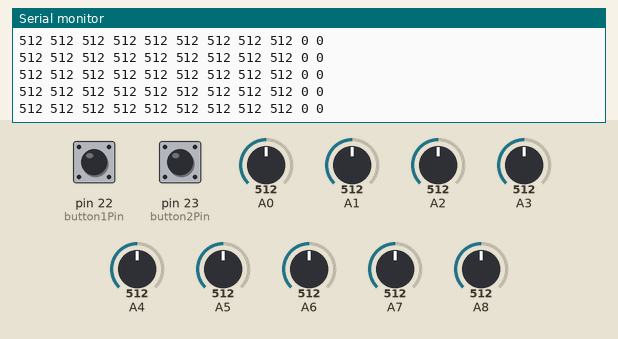
Bench run of a sketch on a simulated Arduino Mega 2560, built with avr-gcc and run on an emulated ATmega2560. Shown: the last lines printed to the serial monitor. The inputs (shaded band) are chosen by the test bench; at power-on: A0 = 512, A1 = 512, A8 = 512, pin 22 (button1Pin) LOW, pin 23 (button2Pin) LOW, A2 = 512, A3 = 512, A4 = 512, A5 = 512, A6 = 512, A7 = 512.

Above: at 1.2 s.
1.3 s: A0 set to 109
At 1.39 s:
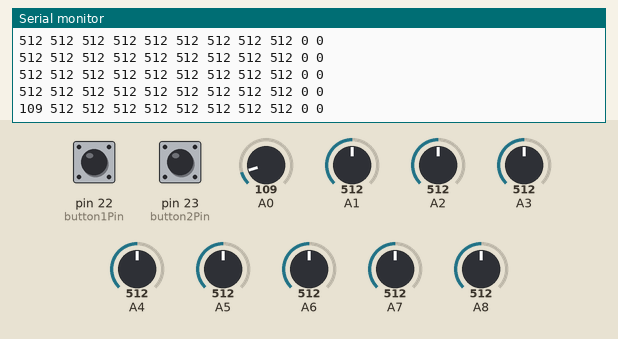
4.3 s: A0 set to 90
At 4.33 s:
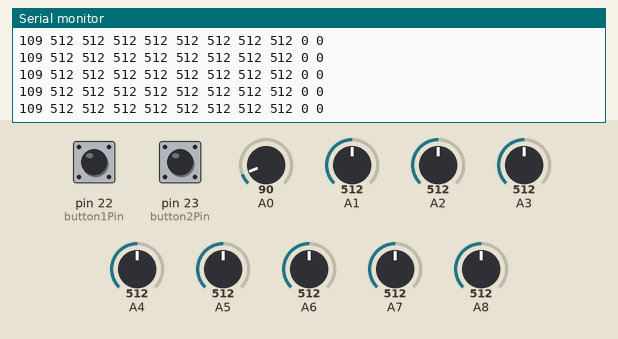
7.3 s: A1 set to 109
At 7.33 s:
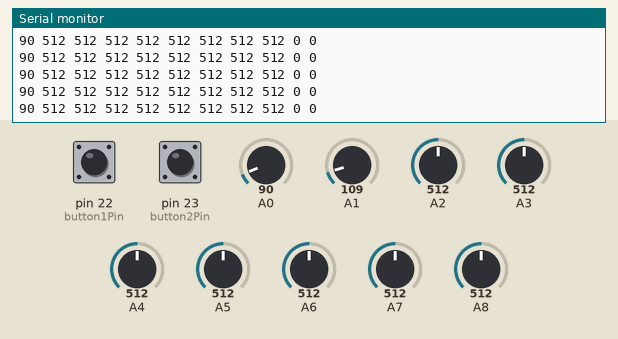
10.3 s: A1 set to 92
At 10.32 s:
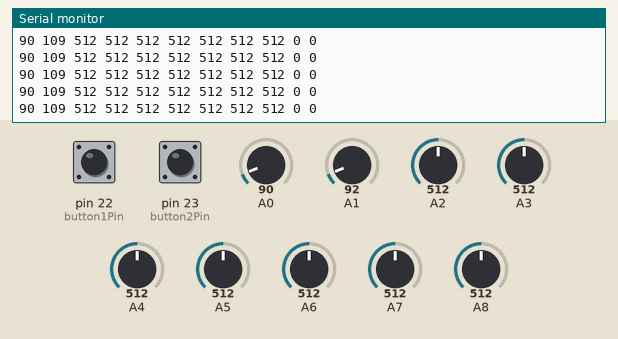
13.3 s: A8 set to 109
At 13.33 s:
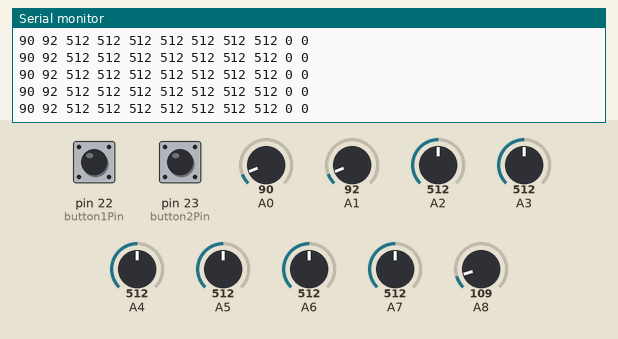
14.8 s: A8 set to 90
At 14.83 s:
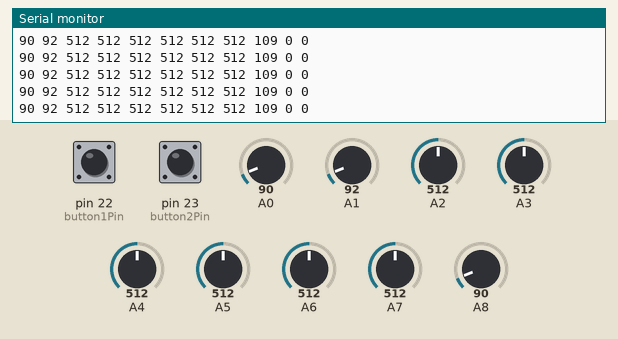
Timing chart, 0 to 17.3 s (numbered marks = the images above; inputs shaded):
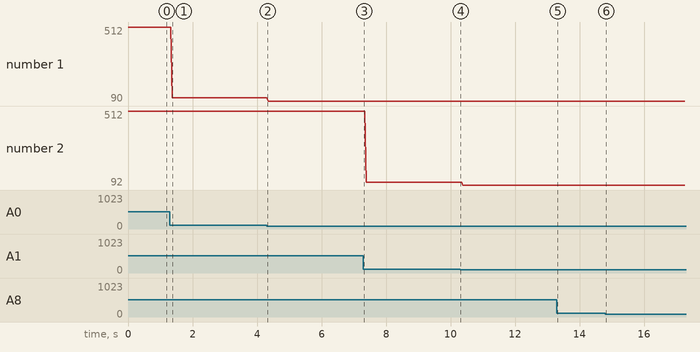

The sketch:

blender_communication_6_potentiometers_and_2_buttons.ino
```cpp
#include <Servo.h>

int button1Pin = 22;
int button2Pin = 23;

int b1Array[2];
int b2Array[2];

int ar0;
int ar1;
int ar2;
int ar3;
int ar4;
int ar5;
int ar6;
int ar7;
int ar8;

void setup() {
Serial.begin(9600);

pinMode(A0,INPUT);
pinMode(A1,INPUT);
pinMode(A2,INPUT);
pinMode(A3,INPUT);
pinMode(A4,INPUT);
pinMode(A5,INPUT);
pinMode(A6,INPUT);
pinMode(A7,INPUT);
pinMode(A8,INPUT);

pinMode(button1Pin, INPUT);
pinMode(button2Pin, INPUT);

}
void loop() {
ar0=analogRead(A0);
ar1=analogRead(A1);
ar2=analogRead(A2);
ar3=analogRead(A3);
ar4=analogRead(A4);
ar5=analogRead(A5);
ar6=analogRead(A6);
ar7=analogRead(A7);
ar8=analogRead(A8);


Serial.print(ar0);
Serial.print(" ");
Serial.print(ar1);
Serial.print(" ");
Serial.print(ar2);
Serial.print(" ");
Serial.print(ar3);
Serial.print(" ");
Serial.print(ar4);
Serial.print(" ");
Serial.print(ar5);
Serial.print(" ");
Serial.print(ar6);
Serial.print(" ");
Serial.print(ar7);
Serial.print(" ");
Serial.print(ar8);
Serial.print(" ");
Serial.print(digitalRead(button1Pin));
Serial.print(" ");
Serial.print(digitalRead(button2Pin));
Serial.print(" ");
Serial.print("\n");
delay(20);

}


//b1Array[0] = b1Array[1];
//b1Array[1] = ;
//
//b2Array[0] = b2Array[1];
//b2Array[1] = );
```

Measured:
- after the input at 1.3 s, the serial monitor: prints a new line after 0.07 s (image 1)
- plotted number 1: 512 → 109 after the input at 1.3 s, 109 → 90 after the input at 4.3 s
- plotted number 2: 109 → 92 after the input at 10.3 s
